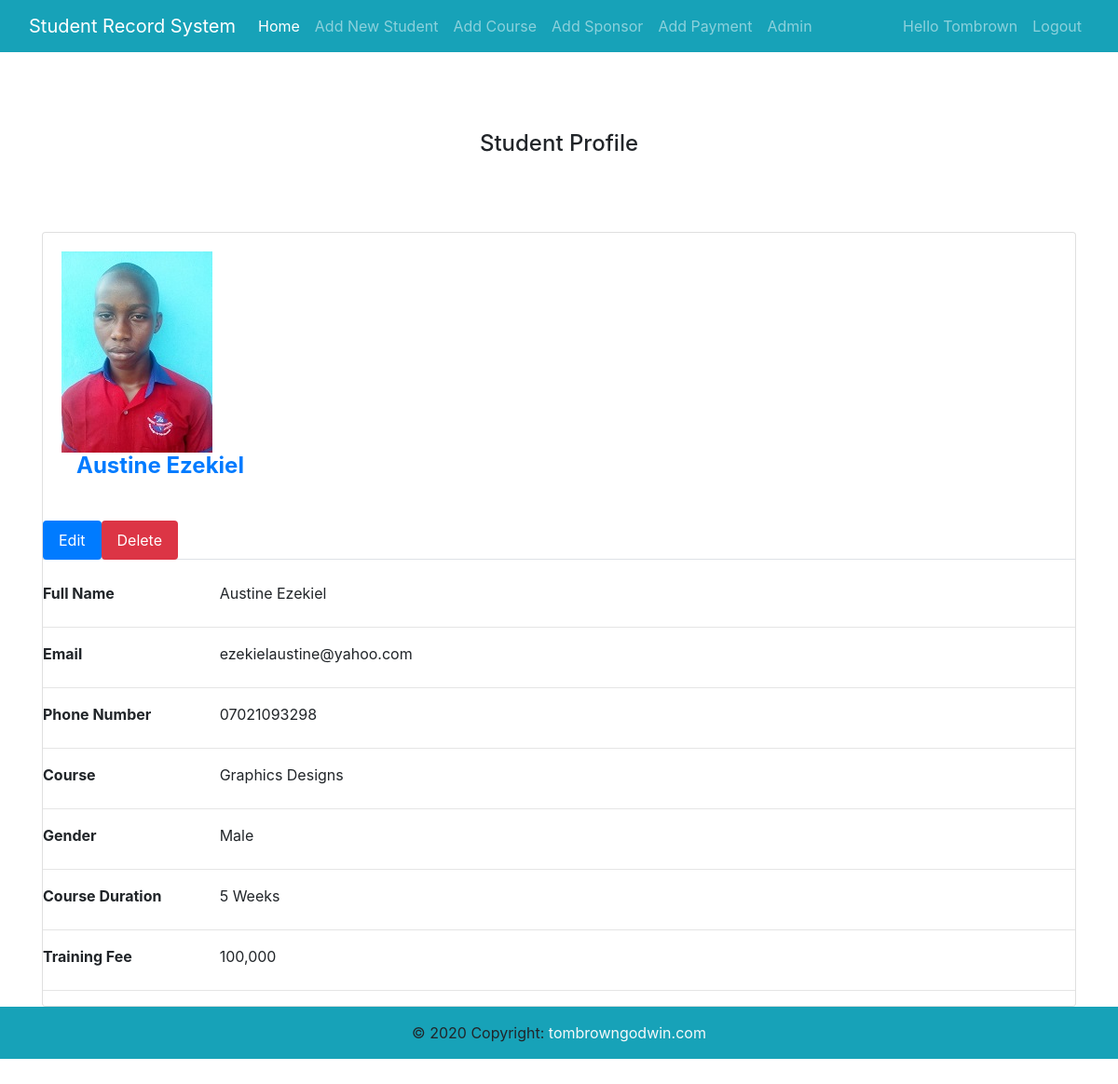
The page /view/student_profile.php?view=1&std_id=44 (signed in) on the database its author committed.
### tables this page shows
CREATE TABLE `student` (
  `std_id` int(11) NOT NULL,
  `std_name` varchar(50) DEFAULT NULL,
  `std_email` varchar(30) DEFAULT NULL,
  `std_phone` varchar(30) DEFAULT NULL,
  `course_id` int(50) DEFAULT NULL,
  `gender_id` int(11) DEFAULT NULL,
  `sponsor_id` int(11) DEFAULT NULL,
  `duration_id` int(11) DEFAULT NULL,
  `pay_type_id` int(11) DEFAULT NULL,
  `payment_id` int(11) NOT NULL,
  `image` varchar(255) NOT NULL
);

CREATE TABLE `course` (
  `course_id` int(11) NOT NULL,
  `course_name` varchar(30) DEFAULT NULL,
  `std_id` int(11) DEFAULT NULL,
  `duration_id` int(11) DEFAULT NULL
);

CREATE TABLE `gender` (
  `gender_id` int(11) NOT NULL,
  `gender_name` varchar(30) DEFAULT NULL
);

CREATE TABLE `duration` (
  `duration_id` int(11) NOT NULL,
  `duration_name` varchar(50) DEFAULT NULL
);

CREATE TABLE `payment` (
  `payment_id` int(11) NOT NULL,
  `std_id` int(11) DEFAULT NULL,
  `course_id` int(11) DEFAULT NULL,
  `duration_id` int(11) DEFAULT NULL,
  `pay_type_id` int(11) DEFAULT NULL,
  `payment_date` date DEFAULT NULL,
  `amount` varchar(30) DEFAULT NULL
);

### includes/students.php (called while the page is built, shortened)
<?php
    function get_student_by_id($mysqli, $std_id){
        $query = "SELECT * FROM student WHERE std_id =". $std_id;
        $result = mysqli_query($mysqli, $query) or die(mysqli_error($mysqli));
        return $result;
    }
?>

### includes/courses.php (called while the page is built, shortened)
<?php
    function get_course_by_id($mysqli, $course_id){
        $query = "SELECT * FROM course WHERE course_id =". $course_id;
        $result = mysqli_query($mysqli, $query) or die(mysqli_error($mysqli));
        return $result;
    }
?>

### includes/gender.php (called while the page is built, shortened)
<?php
    function get_gender_by_id($mysqli, $gender_id){
        $query = "SELECT * FROM gender WHERE gender_id ='$gender_id'";
        $result = mysqli_query($mysqli, $query) or die(mysqli_error($mysqli));
        return $result;
    }
?>

### includes/duration.php (called while the page is built, shortened)
<?php
    function get_duration_by_id($mysqli, $duration_id){
        $query = "SELECT * FROM duration WHERE duration_id = '".$duration_id."'";
        $result = mysqli_query($mysqli, $query) or die(mysqli_error($mysqli));
        return $result;
    }
?>

### includes/payment.php (called while the page is built, shortened)
<?php
    function get_payment_by_id($mysqli, $payment_id){
        $query = "SELECT * FROM payment WHERE payment_id = $payment_id";
        $result = mysqli_query($mysqli, $query) or die(mysqli_error($mysqli));
        return $result;
    }
?>

### view/student_profile.php (the view, shortened to what this page needs)
<?php
    $mysqli = connect_db();
    $student_rows = 0;
     include_once '../includes/students.php';
     include_once '../includes/courses.php';
     include_once '../includes/gender.php';
    include_once '../includes/duration.php';
     include_once '../includes/payment.php';
    if(isset($_GET['view'])){
        $std_id = $_GET['std_id'];
        $result = get_student_by_id($mysqli, $std_id);
        $student_rows = mysqli_fetch_assoc($result);
    }
?>
<!DOCTYPE html>
<html lang="en">
<head>
    <link rel="stylesheet" type="text/css" href="../assets/css/bootstrap.min.css">
</head>
<body>
    <?php
        include_once '../navbars/menu.php';
    ?>
          <main class="container">
            <div class="welcome text-center py-5 px-3"> <br>
            <h4 align="center">Student Profile</h4> <br>
            </div>
        </main>
            <div class="container">
                <div class="row">
                    <div class="col-12">
                        <div class="card">
                            <div class="card-body">
                                <div class="card-title mb-4">
                                    <div class="d-flex justify-content-start">
                                    <?php
                                      $profile_image = $student_rows['image'];
                                      if($profile_image){
                                          echo "<img src='images/profile".$profile_image."'/>";
                                      }
                                    ?>
                                    </div>
                                    <div class="userData ml-3">
                                        <h2 class="d-block" style="font-size: 1.5rem; font-weight: bold"><a href="javascript:void(0);">
                                        <?php
                                           echo $student_rows['std_name'];
                                        ?>
                                        </a></h2>
                                    </div>
                                </div>
                            </div>
                            <div class="row">
                                <div class="col-12">
                                    <ul class="nav nav-tabs mb-4" id="myTab" role="tablist">
                                        <li class="nav-item">
                                            <a class="nav-link btn btn-primary" id="edit-tab" data-toggle="tab" href="add_student.php?update=1&std_id=<?php echo $student_rows['std_id'] ?>"  role="tab" aria-controls="edit" aria-selected="false">Edit</a>
                                        </li>
                                        <li class="nav-item ">
                                            <a class="nav-link btn btn-danger" id="delete-tab" data-toggle="tab" href="home.php?delete=1&std_id=<?php echo $student_rows['std_id'] ?>" role="tab" aria-controls="delete" title="click to edit" onclick="return confirm('Are you sure, you want to delete ?')" aria-selected="false">Delete</a>
                                        </li>
                                    </ul>
                                    <div class="tab-content m1-1" id="myTabcontent">
                                        <div class="tab-pane fade show active" id="basicInfo" role="tabpanel" aria-labelledby="basicInfo-tab">
                                        <div class="row">
                                            <div class="col-sm-3 col-md-2 col-5">
                                                <label style="font-weight:bold;">Full Name</label>
                                            </div>
                                            <div class="col-md-8 col-6">
                                                <?php echo $student_rows['std_name'] ?>
                                            </div>
                                        </div>
                                        <hr />
                                        <div class="row">
                                            <div class="col-sm-3 col-md-2 col-5">
                                                <label style="font-weight:bold;">Email</label>
                                            </div>
                                            <div class="col-md-8 col-6">
                                                <?php echo $student_rows['std_email'] ?>
                                            </div>
                                        </div>
                                        <hr />
                                        <div class="row">
                                            <div class="col-sm-3 col-md-2 col-5">
                                                <label style="font-weight:bold;">Phone Number</label>
                                            </div>
                                            <div class="col-md-8 col-6">
                                                <?php echo $student_rows['std_phone'] ?>
                                            </div>
                                        </div>
                                        <hr />
                                        <div class="row">
                                            <div class="col-sm-3 col-md-2 col-5">
                                                <label style="font-weight:bold;">Course</label>
                                            </div>
                                            <div class="col-md-8 col-6">
                                                <?php
                                                $result = get_course_by_id($mysqli, $course_id = $student_rows['course_id']);
                                                if(mysqli_num_rows($result) > 0){
                                                    while($rows = mysqli_fetch_assoc($result)){
                                                        $course_name = $rows['course_name'];
                                                    }
                                                }
                                                echo $course_name;
                                                ?>
                                            </div>
                                        </div>
                                        <hr />
                                        <div class="row">
                                            <div class="col-sm-3 col-md-2 col-5">
                                                <label style="font-weight:bold;">Gender</label>
                                            </div>
                                            <div class="col-md-8 col-6">
                                                <?php
                                                $result = get_gender_by_id($mysqli, $gender_id = $student_rows['gender_id']);
                                                if(mysqli_num_rows($result)){
                                                    while($rows = mysqli_fetch_assoc($result)){
                                                        $gender_name = $rows['gender_name'];
                                                    }
                                                }
                                                echo $gender_name;
                                                ?>
                                            </div>
                                        </div>
                                        <hr />
                                        <div class="row">
                                            <div class="col-sm-3 col-md-2 col-5">
                                                <label style="font-weight:bold;">Course Duration</label>
                                            </div>
                                            <div class="col-md-8 col-6">
                                                <?php
                                                $result = get_duration_by_id($mysqli, $duration_id = $student_rows['duration_id']);
                                                    while($rows = mysqli_fetch_assoc($result)){
                                                        $duration_name = $rows['duration_name'];
                                                    }
                                              echo $duration_name;
                                                ?>
                                            </div>
                                        </div>
                                        <hr />
                                        <div class="row">
                                            <div class="col-sm-3 col-md-2 col-5">
                                                <label style="font-weight:bold;">Training Fee</label>
                                            </div>
                                            <div class="col-md-8 col-6">
                                                <?php
                                                    $result = get_payment_by_id($mysqli, $payment_id = $student_rows['payment_id']);
                                                    if(mysqli_num_rows($result) > 0){
                                                        while($pay_rows = mysqli_fetch_array($result)){
                                                            $amount = $pay_rows['amount'];
                                                        }
                                                    }
                                                      echo $amount;
                                                ?>
                                            </div>
                                        </div>
                                        <hr />
                                    </div>
                                </div>
                            </div>
                        </div>
                    </div>
                </div>
            </div>
       </div>
    <?php
    include_once '../navbars/footer.php';
    ?>

### view/student_profile.php (style rules this page uses)
body { padding-top: 68px; padding-bottom: 50px; }

### rows shown on the page
student: image (picture), std_name "Austine Ezekiel", std_email "ezekielaustine@yahoo.com", std_phone "07021093298"
course: course_name "Graphics Designs"
gender: gender_name "Male"
duration: duration_name "5 Weeks"
payment: amount "100,000"

### other values the page prints
$_SESSION['name'] "Tombrown"
